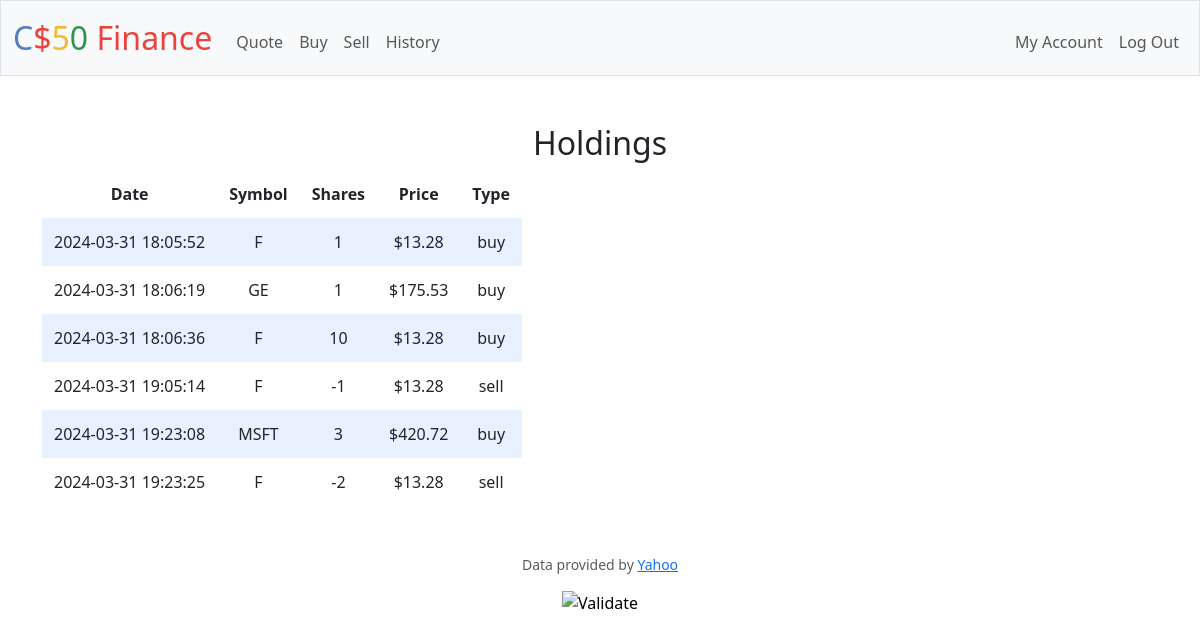
The app's page /history (signed in) with its own data.
### tables this page shows
CREATE TABLE "transactions" ('transaction' INTEGER PRIMARY KEY AUTOINCREMENT NOT NULL, 'datetime' DATETIME NOT NULL DEFAULT CURRENT_TIMESTAMP, 'userid' INTEGER, 'type' TEXT, 'symbol' TEXT, 'shares' INTEGER, 'price' INTEGER);

### app.py (the view)
@app.route("/history", methods=["GET"])
@login_required
def history():
    transactions = db.execute("""
                    SELECT *
                    FROM "transactions"
                    WHERE userid = ?
                    """, session["user_id"])
    return render_template("history.html", transactions=transactions)

### app.py (called while the page is built)
@app.after_request
def after_request(response):
    response.headers["Cache-Control"] = "no-cache, no-store, must-revalidate"
    response.headers["Expires"] = 0
    response.headers["Pragma"] = "no-cache"
    return response

### helpers.py (called while the page is built)
def login_required(f):
    @wraps(f)
    def decorated_function(*args, **kwargs):
        if session.get("user_id") is None:
            return redirect("/login")
        return f(*args, **kwargs)
    return decorated_function

def usd(value):
    return f"${value:,.2f}"

### templates/history.html (shortened to what this page needs)
{% extends "layout.html" %}
{% block main %}
<div class="section">
<h2>Holdings</h2>
                <table>
                    <thead>
                        <tr>
                            <th>Date</th>
                            <th>Symbol</th>
                            <th>Shares</th>
                            <th>Price</th>
                            <th>Type</th>
                        </tr>
                    </thead>
                    <tbody>
                        {% for entry in transactions %}
                            <tr>
                                <td>{{ entry.datetime }}</td>
                                <td>{{ entry.symbol }}</td>
                                <td>{{ entry.shares }}</td>
                                <td>{{ entry.price | usd }}</td>
                                <td>{{ entry.type }}</td>
                            </tr>
                        {% endfor %}
                    </tbody>
                </table>
            </div>
{% endblock %}

### templates/layout.html (shortened to what this page needs)
<!DOCTYPE html>
<html lang="en">
    <head>
        <link href="https://cdn.jsdelivr.net/npm/bootstrap@5.3.2/dist/css/bootstrap.min.css" rel="stylesheet">
        <link href="/static/styles.css" rel="stylesheet">
    </head>
    <body>
        <nav class="bg-light border navbar navbar-expand-md navbar-light">
            <div class="container-fluid">
                <a class="navbar-brand" href="/"><span class="blue">C</span><span class="red">$</span><span class="yellow">5</span><span class="green">0</span> <span class="red">Finance</span></a>
                <div class="collapse navbar-collapse" id="navbar">
                    {% if session["user_id"] %}
                        <ul class="navbar-nav me-auto mt-2">
                            <li class="nav-item"><a class="nav-link" href="/quote">Quote</a></li>
                            <li class="nav-item"><a class="nav-link" href="/buy">Buy</a></li>
                            <li class="nav-item"><a class="nav-link" href="/sell">Sell</a></li>
                            <li class="nav-item"><a class="nav-link" href="/history">History</a></li>
                        </ul>
                        <ul class="navbar-nav ms-auto mt-2">
                            <li class="nav-item"><a class="nav-link" href="/account">My Account</a></li>
                            <li class="nav-item"><a class="nav-link" href="/logout">Log Out</a></li>
                        </ul>
                    {% else %}
                        <ul class="navbar-nav ms-auto mt-2">
                            <li class="nav-item"><a class="nav-link" href="/register">Register</a></li>
                            <li class="nav-item"><a class="nav-link" href="/login">Log In</a></li>
                        </ul>
                    {% endif %}
                </div>
            </div>
        </nav>
        <main class="container py-5 text-center">
            {% block main %}{% endblock %}
        </main>
        <footer class="mb-5">
            <p class="mb-3 small text-center text-muted">
                Data provided by <a href="https://finance.yahoo.com/">Yahoo</a>
            </p>
            <form action="https://validator.w3.org/check" class="text-center" enctype="multipart/form-data" method="post" target="_blank">
                <input alt="Validate" src="/static/I_heart_validator.png" type="image">
            </form>
        </footer>
    </body>
</html>

### static/styles.css (style rules this page uses)
nav .navbar-brand { font-size: xx-large; }
nav .navbar-brand .blue { color: #537fbe; }
nav .navbar-brand .red { color: #ea433b; }
nav .navbar-brand .yellow { color: #f5b82e; }
nav .navbar-brand .green { color: #2e944b; }
table th, table td { padding: 0.75rem; vertical-align: middle; }
tbody tr:nth-of-type(odd) { background-color: rgb(179, 208, 255, 0.3) }

### records on screen
transactions: datetime "2024-03-31 18:05:52", symbol "F", shares "1", price "$13.28", type "buy"
transactions: datetime "2024-03-31 18:06:19", symbol "GE", shares "1", price "$175.53", type "buy"
transactions: datetime "2024-03-31 18:06:36", symbol "F", shares "10", price "$13.28", type "buy"
transactions: datetime "2024-03-31 19:05:14", symbol "F", shares "-1", price "$13.28", type "sell"
transactions: datetime "2024-03-31 19:23:08", symbol "MSFT", shares "3", price "$420.72", type "buy"
transactions: datetime "2024-03-31 19:23:25", symbol "F", shares "-2", price "$13.28", type "sell"
